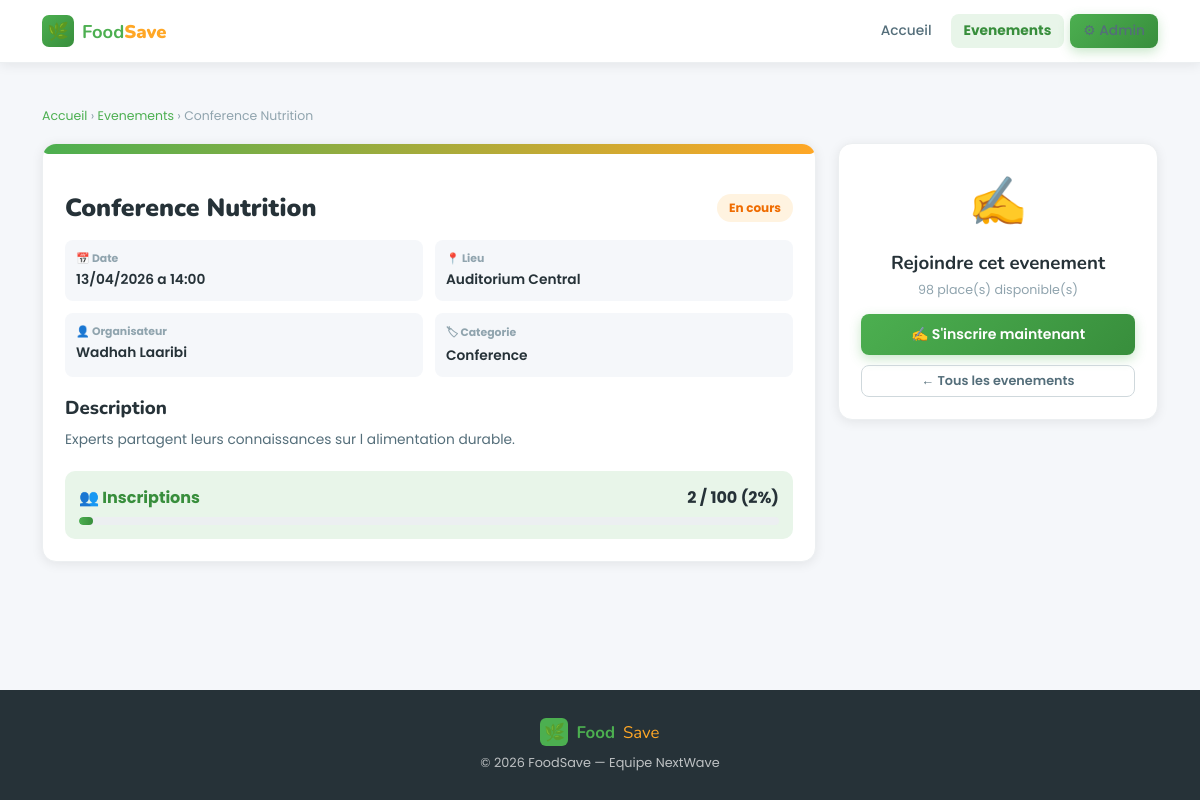
The page /app/views/front/ev_detail.php?id=2 on the database its author committed.
### tables this page shows
CREATE TABLE evenements (
    id           INT AUTO_INCREMENT PRIMARY KEY,
    titre        VARCHAR(150) NOT NULL,
    categorie    VARCHAR(80)  NOT NULL,
    statut       ENUM('upcoming','ongoing','past') NOT NULL DEFAULT 'upcoming',
    date_event   DATE         NOT NULL,
    heure        TIME         NOT NULL,
    lieu         VARCHAR(200) NOT NULL,
    organisateur VARCHAR(100) NOT NULL,
    capacite     INT          NOT NULL DEFAULT 50,
    description  TEXT,
    created_at   DATETIME     DEFAULT CURRENT_TIMESTAMP
);

### config/database.php (called while the page is built, shortened)
<?php
class Database {
    private static $instance = null;
    public static function getConnection() {
        if (self::$instance === null) {
            $dsn = 'mysql:host='.DB_HOST.';dbname='.DB_NAME.';charset='.DB_CHARSET;
            try {
                self::$instance = new PDO($dsn, DB_USER, DB_PASS, [
                    PDO::ATTR_ERRMODE            => PDO::ERRMODE_EXCEPTION,
                    PDO::ATTR_DEFAULT_FETCH_MODE => PDO::FETCH_ASSOC,
                    PDO::ATTR_EMULATE_PREPARES   => false,
                ]);
            } catch (PDOException $e) {
                die('<div style="padding:30px;font-family:sans-serif;background:#ffebee;color:#c62828;border-left:5px solid #ef5350;border-radius:8px;margin:20px">
                    <strong>Erreur PDO :</strong> '.htmlspecialchars($e->getMessage()).'<br>
                    <small>Verifiez config/database.php</small></div>');
            }
        }
        return self::$instance;
    }
}

### app/models/EvenementModel.php (called while the page is built, shortened)
<?php
require_once __DIR__ . '/../../config/database.php';
class EvenementModel {
    private $db;
    public function __construct() {
        $this->db = Database::getConnection();
    }
    public function findById($id) {
        $stmt = $this->db->prepare("SELECT * FROM evenements WHERE id = :id LIMIT 1");
        $stmt->execute([':id' => (int)$id]);
        return $stmt->fetch();
    }
    public function countParticipants($id) {
        $stmt = $this->db->prepare(
            "SELECT COUNT(*) FROM participants WHERE evenement_id=:id AND statut!='cancelled'"
        );
        $stmt->execute([':id' => (int)$id]);
        return (int)$stmt->fetchColumn();
    }
}

### app/views/front/ev_detail.php (the view, shortened to what this page needs)
<?php
require_once __DIR__ . '/../../../config/database.php';
require_once __DIR__ . '/../../models/EvenementModel.php';
$model = new EvenementModel();
$id    = (int)($_GET['id'] ?? 0);
$ev    = $model->findById($id);
$nb     = $model->countParticipants($id);
$pct    = $ev['capacite'] > 0 ? min(100, round($nb/$ev['capacite']*100)) : 0;
$isFull = ($pct >= 100);
$slabels = ['upcoming'=>'A venir','ongoing'=>'En cours','past'=>'Termine'];
$sbadge  = ['upcoming'=>'b-green','ongoing'=>'b-orange','past'=>'b-gray'];
?>
<!DOCTYPE html>
<html lang="fr">
<head>
<link rel="stylesheet" href="../../../public/css/style.css">
</head>
<body style="background:var(--g100);display:flex;flex-direction:column;min-height:100vh">
<nav class="front-nav">
  <div class="fn-inner">
    <a href="accueil.php" class="fn-brand"><div class="bi">🌿</div><span><strong>Food</strong><em>Save</em></span></a>
    <div class="fn-links">
      <a href="accueil.php">Accueil</a>
      <a href="evenements.php" class="on">Evenements</a>
      <a href="../back/evenements.php" class="btn btn-primary btn-sm">⚙ Admin</a>
    </div>
  </div>
</nav>
<section class="f-section" style="flex:1">
  <div class="f-container">
    <div class="breadcrumb" style="margin-bottom:18px">
      <a href="accueil.php">Accueil</a> › <a href="evenements.php">Evenements</a> › <?= htmlspecialchars($ev['titre']) ?>
    </div>
    <div class="show-grid">
      <div>
        <div class="card">
          <div class="show-banner"></div>
          <div class="card-body">
            <div style="display:flex;align-items:flex-start;justify-content:space-between;gap:12px;margin-bottom:16px;flex-wrap:wrap">
              <h1 style="font-family:var(--fh);font-size:1.55rem;font-weight:900;line-height:1.2"><?= htmlspecialchars($ev['titre']) ?></h1>
              <span class="badge <?= $sbadge[$ev['statut']]??'b-gray' ?>" style="padding:5px 12px;font-size:.75rem"><?= $slabels[$ev['statut']]??$ev['statut'] ?></span>
            </div>
            <div style="display:grid;grid-template-columns:1fr 1fr;gap:12px;margin-bottom:18px">
              <?php foreach([
                ['📅','Date',         date('d/m/Y',strtotime($ev['date_event'])).' a '.substr($ev['heure'],0,5)],
                ['📍','Lieu',         $ev['lieu']],
                ['👤','Organisateur', $ev['organisateur']],
                ['🏷','Categorie',    $ev['categorie']],
              ] as list($ic,$lbl,$val)): ?>
              <div style="background:var(--g100);border-radius:8px;padding:11px">
                <div style="font-size:.68rem;color:var(--g500);font-weight:700;margin-bottom:3px"><?= $ic ?> <?= $lbl ?></div>
                <div style="font-size:.86rem;font-weight:600"><?= htmlspecialchars($val) ?></div>
              </div>
              <?php endforeach; ?>
            </div>
            <?php if (!empty($ev['description'])): ?>
            <div style="margin-bottom:18px">
              <h3 style="font-family:var(--fh);font-weight:800;margin-bottom:7px">Description</h3>
              <p style="font-size:.86rem;line-height:1.8;color:var(--g700)"><?= nl2br(htmlspecialchars($ev['description'])) ?></p>
            </div>
            <?php endif; ?>
            <div style="background:var(--green-bg);border-radius:10px;padding:14px">
              <div style="display:flex;justify-content:space-between;margin-bottom:7px">
                <span style="font-weight:700;color:var(--green-d)">👥 Inscriptions</span>
                <strong><?= $nb ?> / <?= $ev['capacite'] ?> (<?= $pct ?>%)</strong>
              </div>
              <div class="progress-bar" style="height:8px"><div class="progress-fill" style="width:<?= $pct ?>%"></div></div>
            </div>
          </div>
        </div>
      </div>
      <div>
        <div class="card" style="position:sticky;top:80px">
          <div class="card-body" style="text-align:center">
            <div style="font-size:3rem;margin-bottom:12px">
              <?= $ev['statut']==='past' ? '✅' : ($isFull ? '🔒' : '✍') ?>
            </div>
            <?php if ($ev['statut'] === 'past'): ?>
              <h3 style="font-family:var(--fh);margin-bottom:8px">Evenement termine</h3>
              <p style="font-size:.8rem;color:var(--g500)">Consultez les prochains evenements !</p>
            <?php elseif ($isFull): ?>
              <h3 style="font-family:var(--fh);margin-bottom:8px">Complet</h3>
              <p style="font-size:.8rem;color:var(--g500)">Toutes les places sont prises.</p>
            <?php else: ?>
              <h3 style="font-family:var(--fh);margin-bottom:5px">Rejoindre cet evenement</h3>
              <p style="font-size:.79rem;color:var(--g500);margin-bottom:15px">
                <?= $ev['capacite'] - $nb ?> place(s) disponible(s)
              </p>
              <a href="inscription.php?id=<?= $ev['id'] ?>"
                 class="btn btn-primary" style="width:100%;justify-content:center">
                ✍ S'inscrire maintenant
              </a>
            <?php endif; ?>
            <a href="evenements.php" class="btn btn-outline btn-sm"
               style="margin-top:10px;width:100%;justify-content:center">← Tous les evenements</a>
          </div>
        </div>
      </div>
    </div>
  </div>
</section>
<footer class="front-foot">
  <div class="ff-brand"><div style="width:28px;height:28px;background:var(--green);border-radius:6px;display:flex;align-items:center;justify-content:center">🌿</div><strong>Food</strong><em>Save</em></div>
  <p>© 2026 FoodSave — Equipe NextWave</p>
</footer>
</body>
</html>

### public/css/style.css (style rules this page uses)
:root { --green: #4CAF50; --green-d: #388E3C; --green-bg: #E8F5E9; --orange: #FFA726; --orange-d: #EF6C00; --orange-bg: #FFF3E0; --white: #FFFFFF; --g100: #F5F7FA; --g200: #ECEFF1; --g300: #CFD8DC; --g500: #90A4AE; --g700: #546E7A; --g900: #263238; --shadow: 0 2px 12px rgba(0,0,0,0.08); --shadow-md: 0 8px 28px rgba(0,0,0,0.13); --r: 14px; --r-sm: 8px; --tr: all .22s cubic-bezier(.4,0,.2,1); --fh: 'Nunito', sans-serif; --fb: 'Poppins', sans-serif; }
*, *::before, *::after { box-sizing:border-box; margin:0; padding:0; }
html { font-size:16px; scroll-behavior:smooth; }
body { font-family:var(--fb); color:var(--g900); background:var(--g100); }
a { text-decoration:none; }
.badge { display:inline-flex; align-items:center; gap:4px; padding:3px 10px; border-radius:50px; font-size:.7rem; font-weight:700; white-space:nowrap; }
.b-orange { background:var(--orange-bg); color:var(--orange-d); }
.btn { display:inline-flex; align-items:center; gap:7px; padding:10px 20px; border-radius:var(--r-sm); font-family:var(--fb); font-size:.88rem; font-weight:600; cursor:pointer; border:none; transition:var(--tr); white-space:nowrap; }
.btn-primary { background:linear-gradient(135deg,var(--green),var(--green-d)); color:#fff; box-shadow:0 4px 12px rgba(76,175,80,.3); }
.btn-outline { background:transparent; color:var(--g700); border:1.5px solid var(--g300); }
.btn-sm { padding:6px 13px; font-size:.8rem; }
.card { background:var(--white); border-radius:var(--r); border:1px solid var(--g200); box-shadow:var(--shadow); overflow:hidden; }
.card-body { padding:22px; }
.progress-bar { height:6px; background:var(--g200); border-radius:4px; overflow:hidden; }
.progress-fill { height:100%; background:linear-gradient(90deg,var(--green),var(--green-d)); border-radius:4px; transition:width .8s ease; }
.front-nav { background:var(--white); border-bottom:1px solid var(--g200); box-shadow:var(--shadow); position:sticky; top:0; z-index:100; }
.fn-inner { max-width:1160px; margin:0 auto; padding:0 22px; height:62px; display:flex; align-items:center; justify-content:space-between; gap:18px; }
.fn-brand { display:flex; align-items:center; gap:8px; color:var(--g900); font-family:var(--fh); font-size:1.15rem; font-weight:900; }
.fn-brand .bi { width:32px; height:32px; background:linear-gradient(135deg,var(--green),var(--green-d)); border-radius:7px; display:flex; align-items:center; justify-content:center; font-size:17px; }
.fn-brand strong { color:var(--green); }
.fn-brand em { color:var(--orange); font-style:normal; }
.fn-links { display:flex; align-items:center; gap:6px; }
.fn-links a { padding:7px 13px; border-radius:var(--r-sm); color:var(--g700); font-size:.86rem; font-weight:500; transition:var(--tr); }
.fn-links a:hover, .fn-links a.on { background:var(--green-bg); color:var(--green-d); font-weight:700; }
.f-section { padding:44px 0; }
.f-container { max-width:1160px; margin:0 auto; padding:0 22px; }
.show-grid { display:grid; grid-template-columns:1fr 320px; gap:22px; }
.show-banner { height:10px; border-radius:6px; margin-bottom:18px; background:linear-gradient(90deg,var(--green),var(--orange)); }
.front-foot { background:var(--g900); color:rgba(255,255,255,.7); padding:28px 22px; margin-top:auto; text-align:center; }
.ff-brand { display:flex; align-items:center; justify-content:center; gap:8px; margin-bottom:8px; font-family:var(--fh); font-size:1.05rem; }
.ff-brand strong { color:var(--green); }
.ff-brand em { color:var(--orange); font-style:normal; }
.front-foot p { font-size:.8rem; }
.breadcrumb { font-size:.78rem; color:var(--g500); margin-bottom:18px; }
.breadcrumb a { color:var(--green); }

### rows shown on the page
evenements: titre "Conference Nutrition", statut "En cours", description "Experts partagent leurs connaissances sur l alimentation durable.", capacite "100"

### other values the page prints
$ic "📅"
$lbl "Date"
$val "13/04/2026 a 14:00"
$ic "📍"
$lbl "Lieu"
$val "Auditorium Central"
$ic "👤"
$lbl "Organisateur"
$val "Wadhah Laaribi"
$ic "🏷"
$lbl "Categorie"
$val "Conference"
$nb "2"
$pct "2"
$ev['capacite'] - $nb "98"
